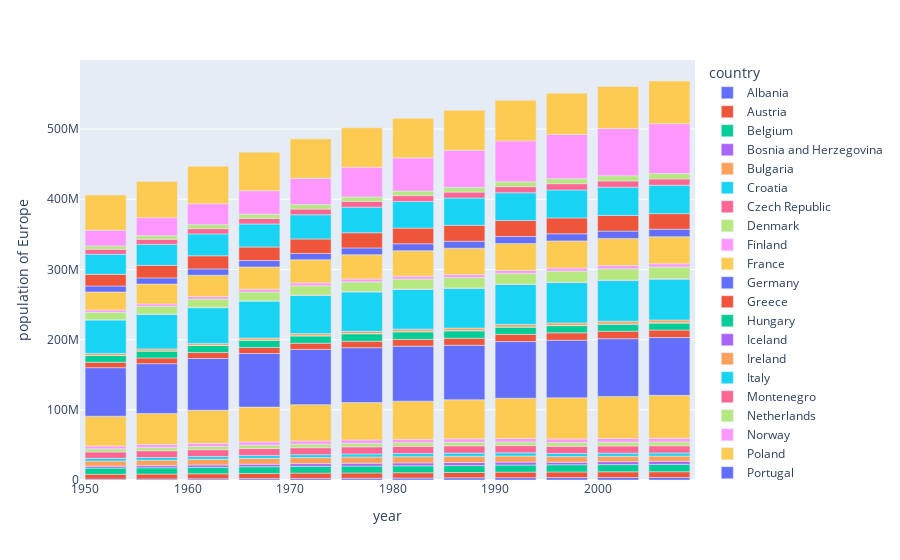

The cell this chart's notebook holds for it:
### Markdown cell above
### Plotly interaktivitāte

Ievērojiet, kā mēs varam:
- pietuvināt (zoom in) Plotly grafikus
- saglabāt tos kā PNG failus
- atlasīt diagrammas reģionu un attēlot tikai šo reģionu
- novietot peles kursoru uz grafika un redzēt atbilstošās datu punktu vērtības.

### Code cell
df = px.data.gapminder().query("continent == 'Europe'")
fig = px.bar(df, x='year', y='pop',
             hover_data=['lifeExp', 'gdpPercap'], color='country',
             labels={'pop':'population of Europe'}, height=400)
fig.show()

### Figure 1 — Plotly figure (JSON) as saved in the notebook; plotly's stock layout.template omitted (floating-point values rounded to 4 significant figures)
{"data": [{"alignmentgroup": "True", "customdata": [[55.23, 1601.0], [59.28, 1942.0], [64.82, 2313.0], [66.22, 2760.0], [67.69, 3313.0], [68.93, 3533.0], [70.42, 3631.0], [72, 3739.0], [71.58, 2497.0], [72.95, 3193.0], [75.65, 4604.0], [76.42, 5937.0]], "hovertemplate": "country=Albania<br>year=%{x}<br>population of Europe=%{y}<br>lifeExp=%{customdata[0]}<br>gdpPercap=%{customdata[1]}<extra></extra>", "legendgroup": "Albania", "marker": {"color": "#636efa", "pattern": {"shape": ""}}, "name": "Albania", "offsetgroup": "Albania", "orientation": "v", "showlegend": true, "textposition": "auto", "type": "bar", "x": [1952, 1957, 1962, 1967, 1972, 1977, 1982, 1987, 1992, 1997, 2002, 2007], "xaxis": "x", "y": [1282697, 1476505, 1728137, 1984060, 2263554, 2509048, 2780097, 3075321, 3326498, 3428038, 3508512, 3600523], "yaxis": "y"}, {"alignmentgroup": "True", "customdata": [[66.8, 6137.0], [67.48, 8843.0], [69.54, 10750.0], [70.14, 12830.0], [70.63, 16660.0], [72.17, 19750.0], [73.18, 21600.0], [74.94, 23690.0], [76.04, 27040.0], [77.51, 29100.0], [78.98, 32420.0], [79.83, 36130.0]], "hovertemplate": "country=Austria<br>year=%{x}<br>population of Europe=%{y}<br>lifeExp=%{customdata[0]}<br>gdpPercap=%{customdata[1]}<extra></extra>", "legendgroup": "Austria", "marker": {"color": "#EF553B", "pattern": {"shape": ""}}, "name": "Austria", "offsetgroup": "Austria", "orientation": "v", "showlegend": true, "textposition": "auto", "type": "bar", "x": [1952, 1957, 1962, 1967, 1972, 1977, 1982, 1987, 1992, 1997, 2002, 2007], "xaxis": "x", "y": [6927772, 6965860, 7129864, 7376998, 7544201, 7568430, 7574613, 7578903, 7914969, 8069876, 8148312, 8199783], "yaxis": "y"}, {"alignmentgroup": "True", "customdata": [[68, 8343.0], [69.24, 9715.0], [70.25, 10990.0], [70.94, 13150.0], [71.44, 16670.0], [72.8, 19120.0], [73.93, 20980.0], [75.35, 22530.0], [76.46, 25580.0], [77.53, 27560.0], [78.32, 30490.0], [79.44, 33690.0]], "hovertemplate": "country=Belgium<br>year=%{x}<br>population of Europe=%{y}<br>lifeExp=%{customdata[0]}<br>gdpPercap=%{customdata[1]}<extra></extra>", "legendgroup": "Belgium", "marker": {"color": "#00cc96", "pattern": {"shape": ""}}, "name": "Belgium", "offsetgroup": "Belgium", "orientation": "v", "showlegend": true, "textposition": "auto", "type": "bar", "x": [1952, 1957, 1962, 1967, 1972, 1977, 1982, 1987, 1992, 1997, 2002, 2007], "xaxis": "x", "y": [8730405, 8989111, 9218400, 9556500, 9709100, 9821800, 9856303, 9870200, 10045622, 10199787, 10311970, 10392226], "yaxis": "y"}, {"alignmentgroup": "True", "customdata": [[53.82, 973.5], [58.45, 1354.0], [61.93, 1710.0], [64.79, 2172.0], [67.45, 2860.0], [69.86, 3528.0], [70.69, 4127.0], [71.14, 4314.0], [72.18, 2547.0], [73.24, 4766.0], [74.09, 6019.0], [74.85, 7446.0]], "hovertemplate": "country=Bosnia and Herzegovina<br>year=%{x}<br>population of Europe=%{y}<br>lifeExp=%{customdata[0]}<br>gdpPercap=%{customdata[1]}<extra></extra>", "legendgroup": "Bosnia and Herzegovina", "marker": {"color": "#ab63fa", "pattern": {"shape": ""}}, "name": "Bosnia and Herzegovina", "offsetgroup": "Bosnia and Herzegovina", "orientation": "v", "showlegend": true, "textposition": "auto", "type": "bar", "x": [1952, 1957, 1962, 1967, 1972, 1977, 1982, 1987, 1992, 1997, 2002, 2007], "xaxis": "x", "y": [2791000, 3076000, 3349000, 3585000, 3819000, 4086000, 4172693, 4338977, 4256013, 3607000, 4165416, 4552198], "yaxis": "y"}, {"alignmentgroup": "True", "customdata": [[59.6, 2444.0], [66.61, 3009.0], [69.51, 4254.0], [70.42, 5577.0], [70.9, 6597.0], [70.81, 7612.0], [71.08, 8224.0], [71.34, 8240.0], [71.19, 6303.0], [70.32, 5970.0], [72.14, 7697.0], [73.0, 10680.0]], "hovertemplate": "country=Bulgaria<br>year=%{x}<br>population of Europe=%{y}<br>lifeExp=%{customdata[0]}<br>gdpPercap=%{customdata[1]}<extra></extra>", "legendgroup": "Bulgaria", "marker": {"color": "#FFA15A", "pattern": {"shape": ""}}, "name": "Bulgaria", "offsetgroup": "Bulgaria", "orientation": "v", "showlegend": true, "textposition": "auto", "type": "bar", "x": [1952, 1957, 1962, 1967, 1972, 1977, 1982, 1987, 1992, 1997, 2002, 2007], "xaxis": "x", "y": [7274900, 7651254, 8012946, 8310226, 8576200, 8797022, 8892098, 8971958, 8658506, 8066057, 7661799, 7322858], "yaxis": "y"}, {"alignmentgroup": "True", "customdata": [[61.21, 3119.0], [64.77, 4338.0], [67.13, 5478.0], [68.5, 6960.0], [69.61, 9164.0], [70.64, 11310.0], [70.46, 13220.0], [71.52, 13820.0], [72.53, 8448.0], [73.68, 9876.0], [74.88, 11630.0], [75.75, 14620.0]], "hovertemplate": "country=Croatia<br>year=%{x}<br>population of Europe=%{y}<br>lifeExp=%{customdata[0]}<br>gdpPercap=%{customdata[1]}<extra></extra>", "legendgroup": "Croatia", "marker": {"color": "#19d3f3", "pattern": {"shape": ""}}, "name": "Croatia", "offsetgroup": "Croatia", "orientation": "v", "showlegend": true, "textposition": "auto", "type": "bar", "x": [1952, 1957, 1962, 1967, 1972, 1977, 1982, 1987, 1992, 1997, 2002, 2007], "xaxis": "x", "y": [3882229, 3991242, 4076557, 4174366, 4225310, 4318673, 4413368, 4484310, 4494013, 4444595, 4481020, 4493312], "yaxis": "y"}, {"alignmentgroup": "True", "customdata": [[66.87, 6876.0], [69.03, 8256.0], [69.9, 10140.0], [70.38, 11400.0], [70.29, 13110.0], [70.71, 14800.0], [70.96, 15380.0], [71.58, 16310.0], [72.4, 14300.0], [74.01, 16050.0], [75.51, 17600.0], [76.49, 22830.0]], "hovertemplate": "country=Czech Republic<br>year=%{x}<br>population of Europe=%{y}<br>lifeExp=%{customdata[0]}<br>gdpPercap=%{customdata[1]}<extra></extra>", "legendgroup": "Czech Republic", "marker": {"color": "#FF6692", "pattern": {"shape": ""}}, "name": "Czech Republic", "offsetgroup": "Czech Republic", "orientation": "v", "showlegend": true, "textposition": "auto", "type": "bar", "x": [1952, 1957, 1962, 1967, 1972, 1977, 1982, 1987, 1992, 1997, 2002, 2007], "xaxis": "x", "y": [9125183, 9513758, 9620282, 9835109, 9862158, 10161915, 10303704, 10311597, 10315702, 10300707, 10256295, 10228744], "yaxis": "y"}, {"alignmentgroup": "True", "customdata": [[70.78, 9692.0], [71.81, 11100.0], [72.35, 13580.0], [72.96, 15940.0], [73.47, 18870.0], [74.69, 20420.0], [74.63, 21690.0], [74.8, 25120.0], [75.33, 26410.0], [76.11, 29800.0], [77.18, 32170.0], [78.33, 35280.0]], "hovertemplate": "country=Denmark<br>year=%{x}<br>population of Europe=%{y}<br>lifeExp=%{customdata[0]}<br>gdpPercap=%{customdata[1]}<extra></extra>", "legendgroup": "Denmark", "marker": {"color": "#B6E880", "pattern": {"shape": ""}}, "name": "Denmark", "offsetgroup": "Denmark", "orientation": "v", "showlegend": true, "textposition": "auto", "type": "bar", "x": [1952, 1957, 1962, 1967, 1972, 1977, 1982, 1987, 1992, 1997, 2002, 2007], "xaxis": "x", "y": [4334000, 4487831, 4646899, 4838800, 4991596, 5088419, 5117810, 5127024, 5171393, 5283663, 5374693, 5468120], "yaxis": "y"}, {"alignmentgroup": "True", "customdata": [[66.55, 6425.0], [67.49, 7545.0], [68.75, 9372.0], [69.83, 10920.0], [70.87, 14360.0], [72.52, 15610.0], [74.55, 18530.0], [74.83, 21140.0], [75.7, 20650.0], [77.13, 23720.0], [78.37, 28200.0], [79.31, 33210.0]], "hovertemplate": "country=Finland<br>year=%{x}<br>population of Europe=%{y}<br>lifeExp=%{customdata[0]}<br>gdpPercap=%{customdata[1]}<extra></extra>", "legendgroup": "Finland", "marker": {"color": "#FF97FF", "pattern": {"shape": ""}}, "name": "Finland", "offsetgroup": "Finland", "orientation": "v", "showlegend": true, "textposition": "auto", "type": "bar", "x": [1952, 1957, 1962, 1967, 1972, 1977, 1982, 1987, 1992, 1997, 2002, 2007], "xaxis": "x", "y": [4090500, 4324000, 4491443, 4605744, 4639657, 4738902, 4826933, 4931729, 5041039, 5134406, 5193039, 5238460], "yaxis": "y"}, {"alignmentgroup": "True", "customdata": [[67.41, 7030.0], [68.93, 8663.0], [70.51, 10560.0], [71.55, 13000.0], [72.38, 16110.0], [73.83, 18290.0], [74.89, 20290.0], [76.34, 22070.0], [77.46, 24700.0], [78.64, 25890.0], [79.59, 28930.0], [80.66, 30470.0]], "hovertemplate": "country=France<br>year=%{x}<br>population of Europe=%{y}<br>lifeExp=%{customdata[0]}<br>gdpPercap=%{customdata[1]}<extra></extra>", "legendgroup": "France", "marker": {"color": "#FECB52", "pattern": {"shape": ""}}, "name": "France", "offsetgroup": "France", "orientation": "v", "showlegend": true, "textposition": "auto", "type": "bar", "x": [1952, 1957, 1962, 1967, 1972, 1977, 1982, 1987, 1992, 1997, 2002, 2007], "xaxis": "x", "y": [42459667, 44310863, 47124000, 49569000, 51732000, 53165019, 54433565, 55630100, 57374179, 58623428, 59925035, 61083916], "yaxis": "y"}, {"alignmentgroup": "True", "customdata": [[67.5, 7144.0], [69.1, 10190.0], [70.3, 12900.0], [70.8, 14750.0], [71, 18020.0], [72.5, 20510.0], [73.8, 22030.0], [74.85, 24640.0], [76.07, 26510.0], [77.34, 27790.0], [78.67, 30040.0], [79.41, 32170.0]], "hovertemplate": "country=Germany<br>year=%{x}<br>population of Europe=%{y}<br>lifeExp=%{customdata[0]}<br>gdpPercap=%{customdata[1]}<extra></extra>", "legendgroup": "Germany", "marker": {"color": "#636efa", "pattern": {"shape": ""}}, "name": "Germany", "offsetgroup": "Germany", "orientation": "v", "showlegend": true, "textposition": "auto", "type": "bar", "x": [1952, 1957, 1962, 1967, 1972, 1977, 1982, 1987, 1992, 1997, 2002, 2007], "xaxis": "x", "y": [69145952, 71019069, 73739117, 76368453, 78717088, 78160773, 78335266, 77718298, 80597764, 82011073, 82350671, 82400996], "yaxis": "y"}, {"alignmentgroup": "True", "customdata": [[65.86, 3531.0], [67.86, 4916.0], [69.51, 6017.0], [71, 8513.0], [72.34, 12720.0], [73.68, 14200.0], [75.24, 15270.0], [76.67, 16120.0], [77.03, 17540.0], [77.87, 18750.0], [78.26, 22510.0], [79.48, 27540.0]], "hovertemplate": "country=Greece<br>year=%{x}<br>population of Europe=%{y}<br>lifeExp=%{customdata[0]}<br>gdpPercap=%{customdata[1]}<extra></extra>", "legendgroup": "Greece", "marker": {"color": "#EF553B", "pattern": {"shape": ""}}, "name": "Greece", "offsetgroup": "Greece", "orientation": "v", "showlegend": true, "textposition": "auto", "type": "bar", "x": [1952, 1957, 1962, 1967, 1972, 1977, 1982, 1987, 1992, 1997, 2002, 2007], "xaxis": "x", "y": [7733250, 8096218, 8448233, 8716441, 8888628, 9308479, 9786480, 9974490, 10325429, 10502372, 10603863, 10706290], "yaxis": "y"}, {"alignmentgroup": "True", "customdata": [[64.03, 5264.0], [66.41, 6040.0], [67.96, 7550.0], [69.5, 9327.0], [69.76, 10170.0], [69.95, 11670.0], [69.39, 12550.0], [69.58, 12990.0], [69.17, 10540.0], [71.04, 11710.0], [72.59, 14840.0], [73.34, 18010.0]], "hovertemplate": "country=Hungary<br>year=%{x}<br>population of Europe=%{y}<br>lifeExp=%{customdata[0]}<br>gdpPercap=%{customdata[1]}<extra></extra>", "legendgroup": "Hungary", "marker": {"color": "#00cc96", "pattern": {"shape": ""}}, "name": "Hungary", "offsetgroup": "Hungary", "orientation": "v", "showlegend": true, "textposition": "auto", "type": "bar", "x": [1952, 1957, 1962, 1967, 1972, 1977, 1982, 1987, 1992, 1997, 2002, 2007], "xaxis": "x", "y": [9504000, 9839000, 10063000, 10223422, 10394091, 10637171, 10705535, 10612740, 10348684, 10244684, 10083313, 9956108], "yaxis": "y"}, {"alignmentgroup": "True", "customdata": [[72.49, 7268.0], [73.47, 9244.0], [73.68, 10350.0], [73.73, 13320.0], [74.46, 15800.0], [76.11, 19650.0], [76.99, 23270.0], [77.23, 26920.0], [78.77, 25140.0], [78.95, 28060.0], [80.5, 31160.0], [81.76, 36180.0]], "hovertemplate": "country=Iceland<br>year=%{x}<br>population of Europe=%{y}<br>lifeExp=%{customdata[0]}<br>gdpPercap=%{customdata[1]}<extra></extra>", "legendgroup": "Iceland", "marker": {"color": "#ab63fa", "pattern": {"shape": ""}}, "name": "Iceland", "offsetgroup": "Iceland", "orientation": "v", "showlegend": true, "textposition": "auto", "type": "bar", "x": [1952, 1957, 1962, 1967, 1972, 1977, 1982, 1987, 1992, 1997, 2002, 2007], "xaxis": "x", "y": [147962, 165110, 182053, 198676, 209275, 221823, 233997, 244676, 259012, 271192, 288030, 301931], "yaxis": "y"}, {"alignmentgroup": "True", "customdata": [[66.91, 5210.0], [68.9, 5599.0], [70.29, 6632.0], [71.08, 7656.0], [71.28, 9531.0], [72.03, 11150.0], [73.1, 12620.0], [74.36, 13870.0], [75.47, 17560.0], [76.12, 24520.0], [77.78, 34080.0], [78.89, 40680.0]], "hovertemplate": "country=Ireland<br>year=%{x}<br>population of Europe=%{y}<br>lifeExp=%{customdata[0]}<br>gdpPercap=%{customdata[1]}<extra></extra>", "legendgroup": "Ireland", "marker": {"color": "#FFA15A", "pattern": {"shape": ""}}, "name": "Ireland", "offsetgroup": "Ireland", "orientation": "v", "showlegend": true, "textposition": "auto", "type": "bar", "x": [1952, 1957, 1962, 1967, 1972, 1977, 1982, 1987, 1992, 1997, 2002, 2007], "xaxis": "x", "y": [2952156, 2878220, 2830000, 2900100, 3024400, 3271900, 3480000, 3539900, 3557761, 3667233, 3879155, 4109086], "yaxis": "y"}, {"alignmentgroup": "True", "customdata": [[65.94, 4931.0], [67.81, 6249.0], [69.24, 8244.0], [71.06, 10020.0], [72.19, 12270.0], [73.48, 14260.0], [74.98, 16540.0], [76.42, 19210.0], [77.44, 22010.0], [78.82, 24680.0], [80.24, 27970.0], [80.55, 28570.0]], "hovertemplate": "country=Italy<br>year=%{x}<br>population of Europe=%{y}<br>lifeExp=%{customdata[0]}<br>gdpPercap=%{customdata[1]}<extra></extra>", "legendgroup": "Italy", "marker": {"color": "#19d3f3", "pattern": {"shape": ""}}, "name": "Italy", "offsetgroup": "Italy", "orientation": "v", "showlegend": true, "textposition": "auto", "type": "bar", "x": [1952, 1957, 1962, 1967, 1972, 1977, 1982, 1987, 1992, 1997, 2002, 2007], "xaxis": "x", "y": [47666000, 49182000, 50843200, 52667100, 54365564, 56059245, 56535636, 56729703, 56840847, 57479469, 57926999, 58147733], "yaxis": "y"}, {"alignmentgroup": "True", "customdata": [[59.16, 2648.0], [61.45, 3682.0], [63.73, 4650.0], [67.18, 5908.0], [70.64, 7778.0], [73.07, 9596.0], [74.1, 11220.0], [74.86, 11730.0], [75.44, 7003.0], [75.44, 6466.0], [73.98, 6557.0], [74.54, 9254.0]], "hovertemplate": "country=Montenegro<br>year=%{x}<br>population of Europe=%{y}<br>lifeExp=%{customdata[0]}<br>gdpPercap=%{customdata[1]}<extra></extra>", "legendgroup": "Montenegro", "marker": {"color": "#FF6692", "pattern": {"shape": ""}}, "name": "Montenegro", "offsetgroup": "Montenegro", "orientation": "v", "showlegend": true, "textposition": "auto", "type": "bar", "x": [1952, 1957, 1962, 1967, 1972, 1977, 1982, 1987, 1992, 1997, 2002, 2007], "xaxis": "x", "y": [413834, 442829, 474528, 501035, 527678, 560073, 562548, 569473, 621621, 692651, 720230, 684736], "yaxis": "y"}, {"alignmentgroup": "True", "customdata": [[72.13, 8942.0], [72.99, 11280.0], [73.23, 12790.0], [73.82, 15360.0], [73.75, 18790.0], [75.24, 21210.0], [76.05, 21400.0], [76.83, 23650.0], [77.42, 26790.0], [78.03, 30250.0], [78.53, 33720.0], [79.76, 36800.0]], "hovertemplate": "country=Netherlands<br>year=%{x}<br>population of Europe=%{y}<br>lifeExp=%{customdata[0]}<br>gdpPercap=%{customdata[1]}<extra></extra>", "legendgroup": "Netherlands", "marker": {"color": "#B6E880", "pattern": {"shape": ""}}, "name": "Netherlands", "offsetgroup": "Netherlands", "orientation": "v", "showlegend": true, "textposition": "auto", "type": "bar", "x": [1952, 1957, 1962, 1967, 1972, 1977, 1982, 1987, 1992, 1997, 2002, 2007], "xaxis": "x", "y": [10381988, 11026383, 11805689, 12596822, 13329874, 13852989, 14310401, 14665278, 15174244, 15604464, 16122830, 16570613], "yaxis": "y"}, {"alignmentgroup": "True", "customdata": [[72.67, 10100.0], [73.44, 11650.0], [73.47, 13450.0], [74.08, 16360.0], [74.34, 18970.0], [75.37, 23310.0], [75.97, 26300.0], [75.89, 31540.0], [77.32, 33970.0], [78.32, 41280.0], [79.05, 44680.0], [80.2, 49360.0]], "hovertemplate": "country=Norway<br>year=%{x}<br>population of Europe=%{y}<br>lifeExp=%{customdata[0]}<br>gdpPercap=%{customdata[1]}<extra></extra>", "legendgroup": "Norway", "marker": {"color": "#FF97FF", "pattern": {"shape": ""}}, "name": "Norway", "offsetgroup": "Norway", "orientation": "v", "showlegend": true, "textposition": "auto", "type": "bar", "x": [1952, 1957, 1962, 1967, 1972, 1977, 1982, 1987, 1992, 1997, 2002, 2007], "xaxis": "x", "y": [3327728, 3491938, 3638919, 3786019, 3933004, 4043205, 4114787, 4186147, 4286357, 4405672, 4535591, 4627926], "yaxis": "y"}, {"alignmentgroup": "True", "customdata": [[61.31, 4029.0], [65.77, 4734.0], [67.64, 5339.0], [69.61, 6557.0], [70.85, 8007.0], [70.67, 9508.0], [71.32, 8452.0], [70.98, 9082.0], [70.99, 7739.0], [72.75, 10160.0], [74.67, 12000.0], [75.56, 15390.0]], "hovertemplate": "country=Poland<br>year=%{x}<br>population of Europe=%{y}<br>lifeExp=%{customdata[0]}<br>gdpPercap=%{customdata[1]}<extra></extra>", "legendgroup": "Poland", "marker": {"color": "#FECB52", "pattern": {"shape": ""}}, "name": "Poland", "offsetgroup": "Poland", "orientation": "v", "showlegend": true, "textposition": "auto", "type": "bar", "x": [1952, 1957, 1962, 1967, 1972, 1977, 1982, 1987, 1992, 1997, 2002, 2007], "xaxis": "x", "y": [25730551, 28235346, 30329617, 31785378, 33039545, 34621254, 36227381, 37740710, 38370697, 38654957, 38625976, 38518241], "yaxis": "y"}, {"alignmentgroup": "True", "customdata": [[59.82, 3068.0], [61.51, 3775.0], [64.39, 4728.0], [66.6, 6362.0], [69.26, 9022.0], [70.41, 10170.0], [72.77, 11750.0], [74.06, 13040.0], [74.86, 16210.0], [75.97, 17640.0], [77.29, 19970.0], [78.1, 20510.0]], "hovertemplate": "country=Portugal<br>year=%{x}<br>population of Europe=%{y}<br>lifeExp=%{customdata[0]}<br>gdpPercap=%{customdata[1]}<extra></extra>", "legendgroup": "Portugal", "marker": {"color": "#636efa", "pattern": {"shape": ""}}, "name": "Portugal", "offsetgroup": "Portugal", "orientation": "v", "showlegend": true, "textposition": "auto", "type": "bar", "x": [1952, 1957, 1962, 1967, 1972, 1977, 1982, 1987, 1992, 1997, 2002, 2007], "xaxis": "x", "y": [8526050, 8817650, 9019800, 9103000, 8970450, 9662600, 9859650, 9915289, 9927680, 10156415, 10433867, 10642836], "yaxis": "y"}, {"alignmentgroup": "True", "customdata": [[61.05, 3145.0], [64.1, 3943.0], [66.8, 4735.0], [66.8, 6471.0], [69.21, 8011.0], [69.46, 9356.0], [69.66, 9605.0], [69.53, 9696.0], [69.36, 6598.0], [69.72, 7347.0], [71.32, 7885.0], [72.48, 10810.0]], "hovertemplate": "country=Romania<br>year=%{x}<br>population of Europe=%{y}<br>lifeExp=%{customdata[0]}<br>gdpPercap=%{customdata[1]}<extra></extra>", "legendgroup": "Romania", "marker": {"color": "#EF553B", "pattern": {"shape": ""}}, "name": "Romania", "offsetgroup": "Romania", "orientation": "v", "showlegend": true, "textposition": "auto", "type": "bar", "x": [1952, 1957, 1962, 1967, 1972, 1977, 1982, 1987, 1992, 1997, 2002, 2007], "xaxis": "x", "y": [16630000, 17829327, 18680721, 19284814, 20662648, 21658597, 22356726, 22686371, 22797027, 22562458, 22404337, 22276056], "yaxis": "y"}, {"alignmentgroup": "True", "customdata": [[58.0, 3581.0], [61.69, 4981.0], [64.53, 6290.0], [66.91, 7992.0], [68.7, 10520.0], [70.3, 12980.0], [70.16, 15180.0], [71.22, 15870.0], [71.66, 9325.0], [72.23, 7914.0], [73.21, 7236.0], [74.0, 9787.0]], "hovertemplate": "country=Serbia<br>year=%{x}<br>population of Europe=%{y}<br>lifeExp=%{customdata[0]}<br>gdpPercap=%{customdata[1]}<extra></extra>", "legendgroup": "Serbia", "marker": {"color": "#00cc96", "pattern": {"shape": ""}}, "name": "Serbia", "offsetgroup": "Serbia", "orientation": "v", "showlegend": true, "textposition": "auto", "type": "bar", "visible": "legendonly", "x": [1952, 1957, 1962, 1967, 1972, 1977, 1982, 1987, 1992, 1997, 2002, 2007], "xaxis": "x", "y": [6860147, 7271135, 7616060, 7971222, 8313288, 8686367, 9032824, 9230783, 9826397, 10336594, 10111559, 10150265], "yaxis": "y"}, {"alignmentgroup": "True", "customdata": [[64.36, 5075.0], [67.45, 6093.0], [70.33, 7481.0], [70.98, 8413.0], [70.35, 9674.0], [70.45, 10920.0], [70.8, 11350.0], [71.08, 12040.0], [71.38, 9498.0], [72.71, 12130.0], [73.8, 13640.0], [74.66, 18680.0]], "hovertemplate": "country=Slovak Republic<br>year=%{x}<br>population of Europe=%{y}<br>lifeExp=%{customdata[0]}<br>gdpPercap=%{customdata[1]}<extra></extra>", "legendgroup": "Slovak Republic", "marker": {"color": "#ab63fa", "pattern": {"shape": ""}}, "name": "Slovak Republic", "offsetgroup": "Slovak Republic", "orientation": "v", "showlegend": true, "textposition": "auto", "type": "bar", "visible": "legendonly", "x": [1952, 1957, 1962, 1967, 1972, 1977, 1982, 1987, 1992, 1997, 2002, 2007], "xaxis": "x", "y": [3558137, 3844277, 4237384, 4442238, 4593433, 4827803, 5048043, 5199318, 5302888, 5383010, 5410052, 5447502], "yaxis": "y"}, {"alignmentgroup": "True", "customdata": [[65.57, 4215.0], [67.85, 5862.0], [69.15, 7402.0], [69.18, 9405.0], [69.82, 12380.0], [70.97, 15280.0], [71.06, 17870.0], [72.25, 18680.0], [73.64, 14210.0], [75.13, 17160.0], [76.66, 20660.0], [77.93, 25770.0]], "hovertemplate": "country=Slovenia<br>year=%{x}<br>population of Europe=%{y}<br>lifeExp=%{customdata[0]}<br>gdpPercap=%{customdata[1]}<extra></extra>", "legendgroup": "Slovenia", "marker": {"color": "#FFA15A", "pattern": {"shape": ""}}, "name": "Slovenia", "offsetgroup": "Slovenia", "orientation": "v", "showlegend": true, "textposition": "auto", "type": "bar", "visible": "legendonly", "x": [1952, 1957, 1962, 1967, 1972, 1977, 1982, 1987, 1992, 1997, 2002, 2007], "xaxis": "x", "y": [1489518, 1533070, 1582962, 1646912, 1694510, 1746919, 1861252, 1945870, 1999210, 2011612, 2011497, 2009245], "yaxis": "y"}, {"alignmentgroup": "True", "customdata": [[64.94, 3834.0], [66.66, 4565.0], [69.69, 5694.0], [71.44, 7994.0], [73.06, 10640.0], [74.39, 13240.0], [76.3, 13930.0], [76.9, 15760.0], [77.57, 18600.0], [78.77, 20450.0], [79.78, 24840.0], [80.94, 28820.0]], "hovertemplate": "country=Spain<br>year=%{x}<br>population of Europe=%{y}<br>lifeExp=%{customdata[0]}<br>gdpPercap=%{customdata[1]}<extra></extra>", "legendgroup": "Spain", "marker": {"color": "#19d3f3", "pattern": {"shape": ""}}, "name": "Spain", "offsetgroup": "Spain", "orientation": "v", "showlegend": true, "textposition": "auto", "type": "bar", "x": [1952, 1957, 1962, 1967, 1972, 1977, 1982, 1987, 1992, 1997, 2002, 2007], "xaxis": "x", "y": [28549870, 29841614, 31158061, 32850275, 34513161, 36439000, 37983310, 38880702, 39549438, 39855442, 40152517, 40448191], "yaxis": "y"}, {"alignmentgroup": "True", "customdata": [[71.86, 8528.0], [72.49, 9912.0], [73.37, 12330.0], [74.16, 15260.0], [74.72, 17830.0], [75.44, 18860.0], [76.42, 20670.0], [77.19, 23590.0], [78.16, 23880.0], [79.39, 25270.0], [80.04, 29340.0], [80.88, 33860.0]], "hovertemplate": "country=Sweden<br>year=%{x}<br>population of Europe=%{y}<br>lifeExp=%{customdata[0]}<br>gdpPercap=%{customdata[1]}<extra></extra>", "legendgroup": "Sweden", "marker": {"color": "#FF6692", "pattern": {"shape": ""}}, "name": "Sweden", "offsetgroup": "Sweden", "orientation": "v", "showlegend": true, "textposition": "auto", "type": "bar", "x": [1952, 1957, 1962, 1967, 1972, 1977, 1982, 1987, 1992, 1997, 2002, 2007], "xaxis": "x", "y": [7124673, 7363802, 7561588, 7867931, 8122293, 8251648, 8325260, 8421403, 8718867, 8897619, 8954175, 9031088], "yaxis": "y"}, {"alignmentgroup": "True", "customdata": [[69.62, 14730.0], [70.56, 17910.0], [71.32, 20430.0], [72.77, 22970.0], [73.78, 27200.0], [75.39, 26980.0], [76.21, 28400.0], [77.41, 30280.0], [78.03, 31870.0], [79.37, 32140.0], [80.62, 34480.0], [81.7, 37510.0]], "hovertemplate": "country=Switzerland<br>year=%{x}<br>population of Europe=%{y}<br>lifeExp=%{customdata[0]}<br>gdpPercap=%{customdata[1]}<extra></extra>", "legendgroup": "Switzerland", "marker": {"color": "#B6E880", "pattern": {"shape": ""}}, "name": "Switzerland", "offsetgroup": "Switzerland", "orientation": "v", "showlegend": true, "textposition": "auto", "type": "bar", "x": [1952, 1957, 1962, 1967, 1972, 1977, 1982, 1987, 1992, 1997, 2002, 2007], "xaxis": "x", "y": [4815000, 5126000, 5666000, 6063000, 6401400, 6316424, 6468126, 6649942, 6995447, 7193761, 7361757, 7554661], "yaxis": "y"}, {"alignmentgroup": "True", "customdata": [[43.59, 1969.0], [48.08, 2219.0], [52.1, 2323.0], [54.34, 2826.0], [57.01, 3451.0], [59.51, 4269.0], [61.04, 4241.0], [63.11, 5089.0], [66.15, 5678.0], [68.83, 6601.0], [70.84, 6508.0], [71.78, 8458.0]], "hovertemplate": "country=Turkey<br>year=%{x}<br>population of Europe=%{y}<br>lifeExp=%{customdata[0]}<br>gdpPercap=%{customdata[1]}<extra></extra>", "legendgroup": "Turkey", "marker": {"color": "#FF97FF", "pattern": {"shape": ""}}, "name": "Turkey", "offsetgroup": "Turkey", "orientation": "v", "showlegend": true, "textposition": "auto", "type": "bar", "x": [1952, 1957, 1962, 1967, 1972, 1977, 1982, 1987, 1992, 1997, 2002, 2007], "xaxis": "x", "y": [22235677, 25670939, 29788695, 33411317, 37492953, 42404033, 47328791, 52881328, 58179144, 63047647, 67308928, 71158647], "yaxis": "y"}, {"alignmentgroup": "True", "customdata": [[69.18, 9980.0], [70.42, 11280.0], [70.76, 12480.0], [71.36, 14140.0], [72.01, 15900.0], [72.76, 17430.0], [74.04, 18230.0], [75.01, 21660.0], [76.42, 22710.0], [77.22, 26070.0], [78.47, 29480.0], [79.42, 33200.0]], "hovertemplate": "country=United Kingdom<br>year=%{x}<br>population of Europe=%{y}<br>lifeExp=%{customdata[0]}<br>gdpPercap=%{customdata[1]}<extra></extra>", "legendgroup": "United Kingdom", "marker": {"color": "#FECB52", "pattern": {"shape": ""}}, "name": "United Kingdom", "offsetgroup": "United Kingdom", "orientation": "v", "showlegend": true, "textposition": "auto", "type": "bar", "x": [1952, 1957, 1962, 1967, 1972, 1977, 1982, 1987, 1992, 1997, 2002, 2007], "xaxis": "x", "y": [50430000, 51430000, 53292000, 54959000, 56079000, 56179000, 56339704, 56981620, 57866349, 58808266, 59912431, 60776238], "yaxis": "y"}], "layout": {"autosize": true, "barmode": "relative", "legend": {"title": {"text": "country"}, "tracegroupgap": 0}, "margin": {"t": 60}, "xaxis": {"anchor": "y", "autorange": true, "domain": [0, 1], "range": [1950.0, 2010.0], "title": {"text": "year"}, "type": "linear"}, "yaxis": {"anchor": "x", "autorange": true, "domain": [0, 1], "range": [0, 598400000.0], "title": {"text": "population of Europe"}, "type": "linear"}}}
